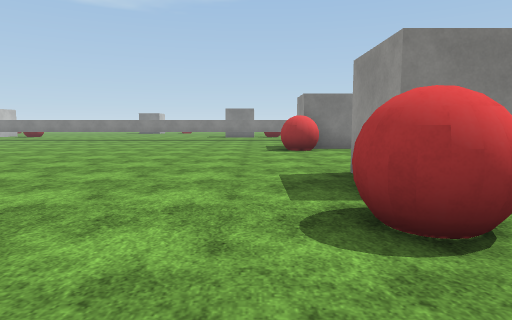
View 1 (above)

24 first-person views from a walk through a scene from a Unity 3-D project. The camera is 1.3 m above the floor, tilts 6° down and sees 75° across. The floor is counted in squares, 2 m on a side. Each view is taken from the middle of a square. On the plan, view 1 faces up. The plan holds only what a view shows up to about 10 squares ahead; the rest is blank. The place goes on beyond the plan. The terrain is drawn as flat ground. The player is left out. Surface patterns are stand-ins for the level's own textures.

View 2
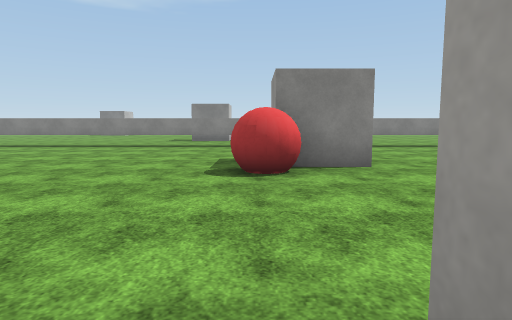

View 3
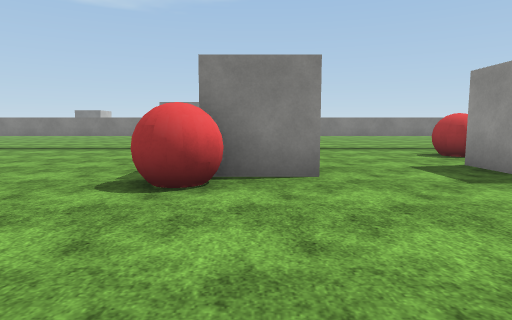

View 4
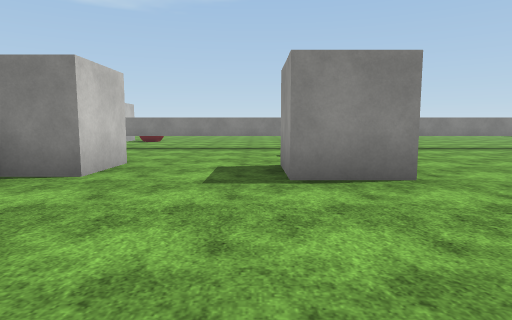

View 5
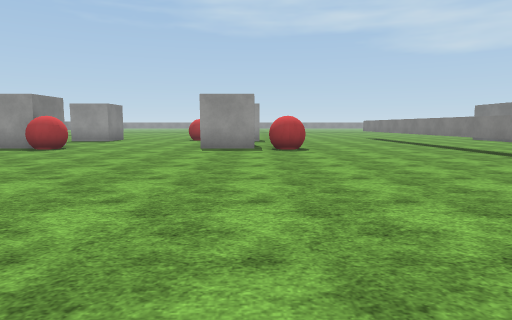

View 6
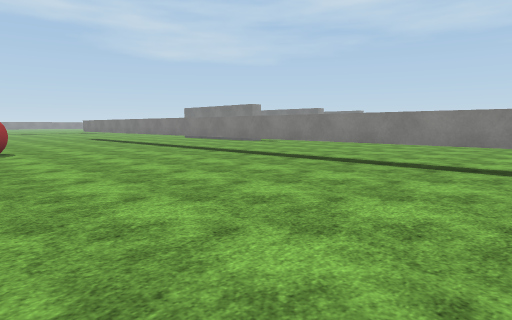

View 7
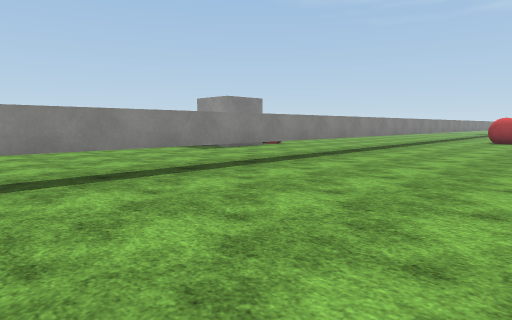

View 8
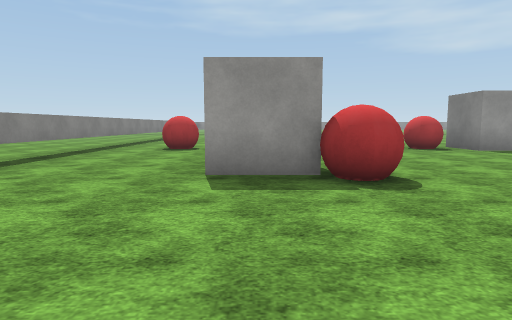

View 9
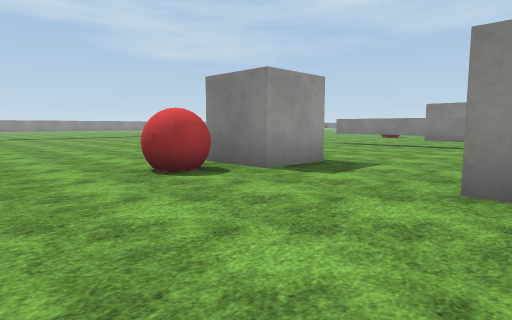

View 10
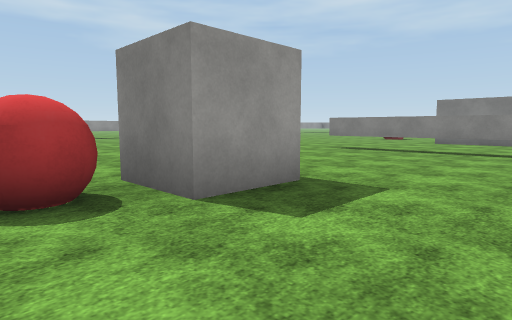

View 11
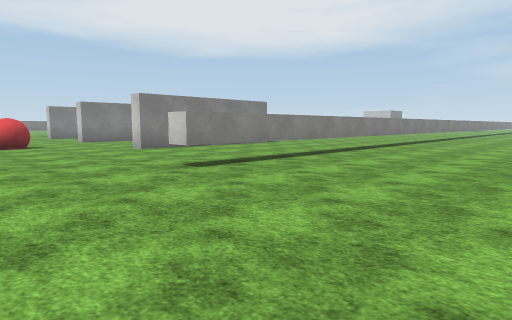

View 12
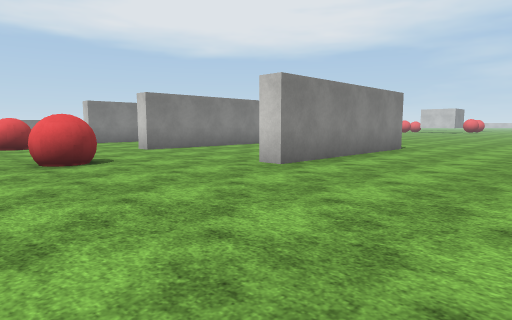

View 13
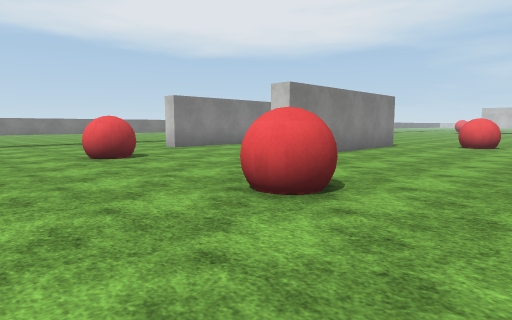

View 14
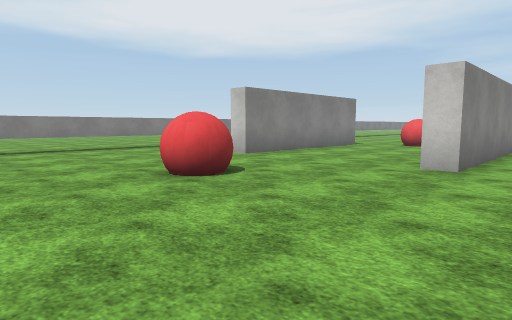

View 15
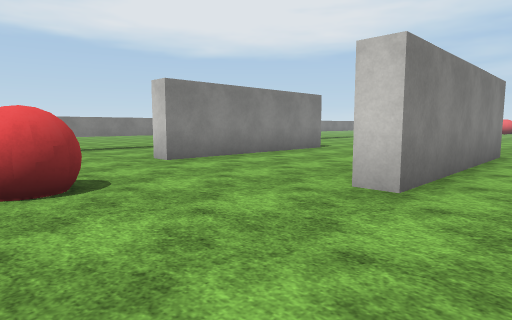

View 16
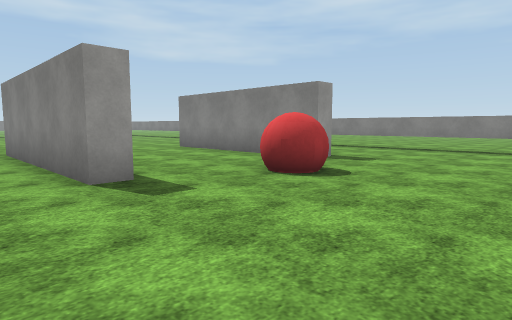

View 17
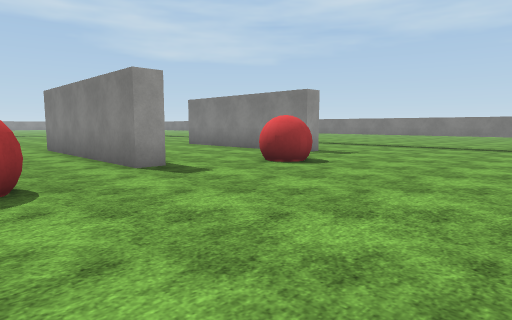

View 18
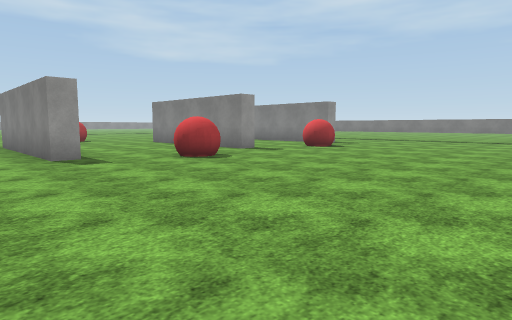

View 19
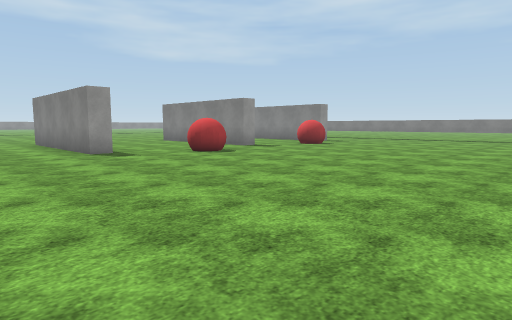

View 20
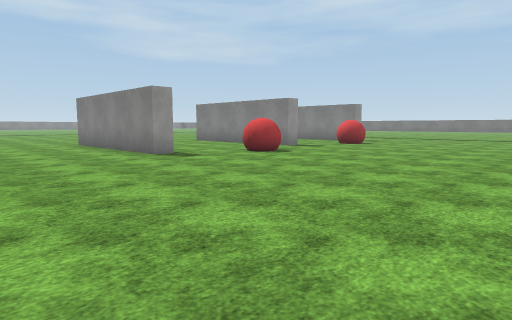

View 21
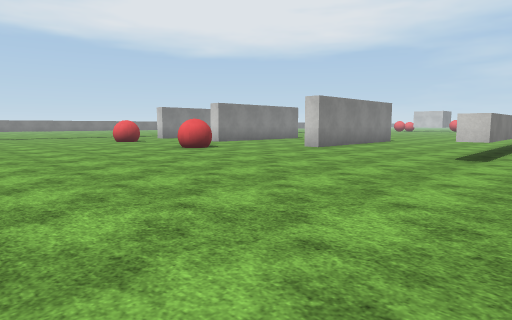

View 22
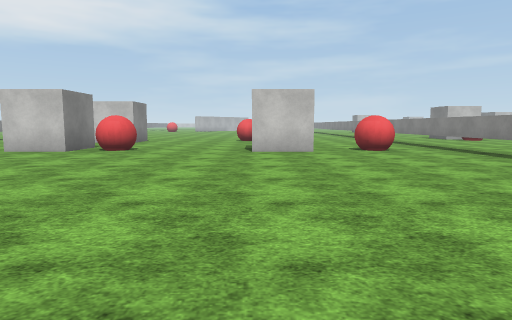

View 23
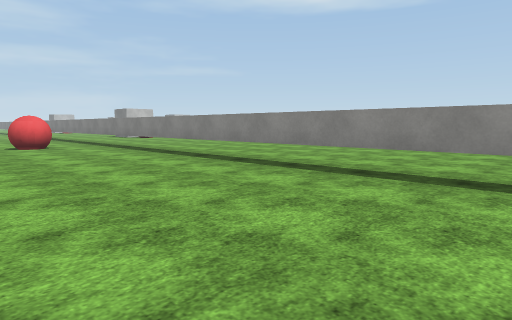

View 24
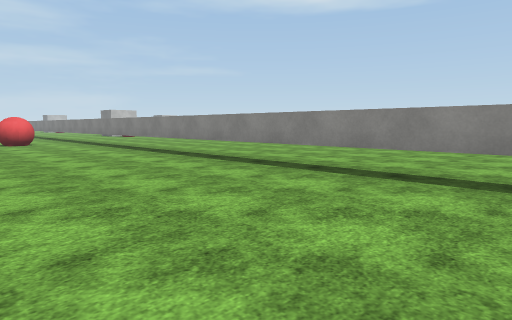

### Floor plan
Key: @ floor where view 1 was taken; # wall or solid block; . floor; ^ raised ledge; B red ball; T thing the floor can be seen under or through.
Columns run from 8 left of view 1 to 19 right of it. Each row starts with its distance up from view 1.
 18  ......            ........
 17  .......      ..  .........
 16  ........    ... ..........
 15  ..........................
 14  TTTTTTTTTTTTTTTTTTTTTTTTTT
 13 ............................
 12 ..............B.............
 11 ............................
 10 ..........#...##............
  9  ........B....##........
  8   .....................
  7    ...................
  6    ...................
  5   ............B.......
  4  .........#...##.....
  3 ..........#...##.....
  2 .........B...........
  1 ....................
  0 ........@...........
 -1 ........................
 -2  TTTTTTTTTTTTTTTT.......
 -3  .......................
 -4  .......................
 -5  .......................
 -6  ......................
 -7  .........#####........
 -8   .....................
 -9    ......B.......B.....
-10    ....................
-11    .......#####........
-12    ...................
-13    ...................
-14    ......B.......B...
-15     ................
-16     ......#####.....
-17      ......   ......
-18       ......  ......
-19       ^^^^^^ ^^^^^^^

Where each view was taken, in squares from view 1:
view 1: 0 up, 0 right, facing up
view 2: 4 up, 1 right, facing up
view 3: 5 up, 2 right, facing up
view 4: 5 up, 5 right, facing up
view 5: 3 up, 8 left, facing right
view 6: 3 up, 8 left, facing down-right
view 7: 10 up, 8 left, facing up-right
view 8: 10 up, 3 left, facing right
view 9: 8 up, 2 right, facing down-right
view 10: 6 up, 3 right, facing down-right
view 11: 2 up, 11 right, facing down-left
view 12: 3 down, 11 right, facing down-left
view 13: 7 down, 12 right, facing down-left
view 14: 10 down, 12 right, facing down-left
view 15: 10 down, 10 right, facing down-left
view 16: 10 down, 2 left, facing down-right
view 17: 9 down, 3 left, facing down-right
view 18: 5 down, 5 left, facing down-right
view 19: 4 down, 6 left, facing down-right
view 20: 3 down, 5 left, facing down-right
view 21: 1 down, 15 right, facing down-left
view 22: 9 up, 15 right, facing left
view 23: 10 up, 17 right, facing up-left
view 24: 10 up, 19 right, facing up-left
